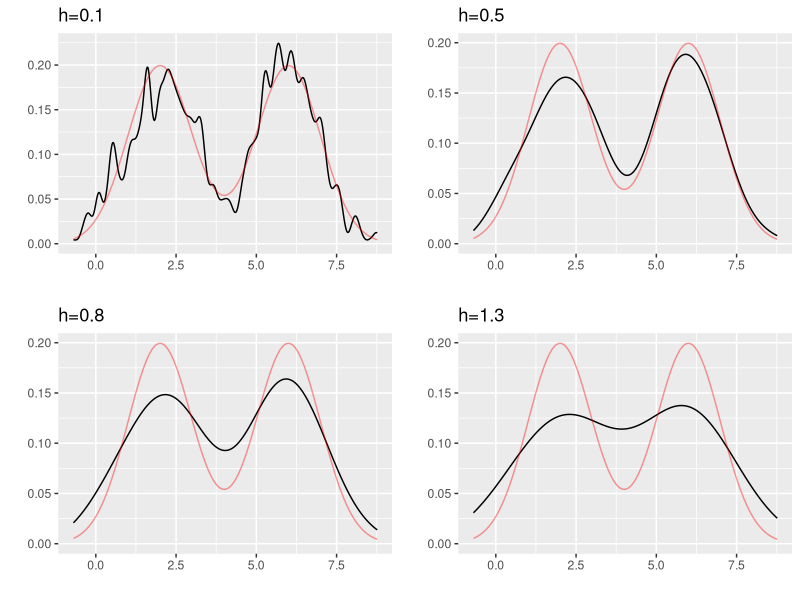

Generate this figure with R:
## ---- chunk 1
library(ggplot2)
library(gridExtra)

f=function(x){0.5*dnorm(x,mean=2)+0.5*dnorm(x,mean=6)}
sim=function(n){
X=rnorm(n,2,1)
Y=rnorm(n,6,1)
ber=rbinom(n=n,size=1,prob=0.5)
return(ber*X+(1-ber)*Y)}
Z=sim(1000)
## ---- chunk 2
p<-ggplot(data.frame(x=Z),aes(x))+labs(x="",y="")
p1<-p+geom_density(bw=0.1)+stat_function(fun=f,col='red',alpha=0.4)+ggtitle("h=0.1")
p2<-p+geom_density(bw=0.5)+stat_function(fun=f,col='red',alpha=0.4)+ggtitle("h=0.5")
p3<-p+geom_density(bw=0.8)+stat_function(fun=f,col='red',alpha=0.4)+ggtitle("h=0.8")
p4<-p+geom_density(bw=1.2)+stat_function(fun=f,col='red',alpha=0.4)+ggtitle("h=1.3")
grid.arrange(p1,p2,p3,p4,nrow=2,ncol=2)
